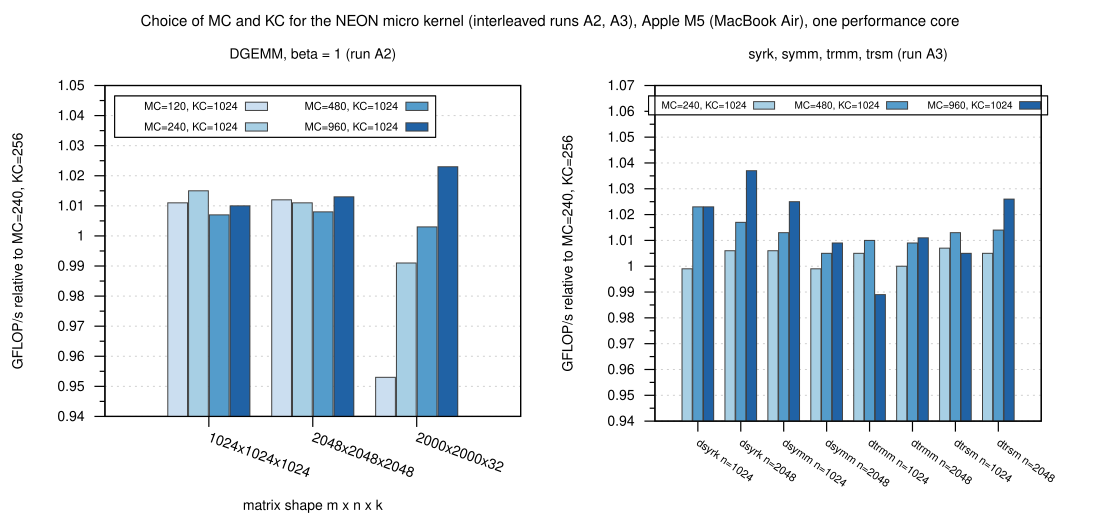

Generate this figure with gnuplot:
load "_style.gp"
set terminal svg size 1100,520 dynamic enhanced font "Helvetica,14" background rgb "white"
set output "blocksize.svg"
set multiplot layout 1,2 title "Choice of MC and KC for the NEON micro kernel (interleaved runs A2, A3), Apple M5 (MacBook Air), one performance core" font ",15"
set style data histograms
set style histogram clustered gap 1
set style fill solid 0.9 border rgb "#404040"
set boxwidth 0.95
set grid noxtics
set xtics rotate by -20
set ytics 0.01
set yrange [0.94:1.05]
set key inside top left horizontal maxrows 3 samplen 1.5 font ",11"
set title "DGEMM, beta = 1 (run A2)"
set xlabel "matrix shape m x n x k"
set ylabel "GFLOP/s relative to MC=240, KC=256"
plot S."blocksize_dgemm.csv" using "mc120_kc1024_rel":xtic(1) lc rgb "#c6dbef" title "MC=120, KC=1024", \
     "" using "mc240_kc1024_rel" lc rgb "#9ecae1" title "MC=240, KC=1024", \
     "" using "mc480_kc1024_rel" lc rgb "#4292c6" title "MC=480, KC=1024", \
     "" using "mc960_kc1024_rel" lc rgb "#08519c" title "MC=960, KC=1024"
set title "syrk, symm, trmm, trsm (run A3)"
set xlabel ""
set key inside top center horizontal maxrows 1 samplen 1.5 font ",10" width -1
set xtics rotate by -35 font ",11"
set yrange [0.94:1.07]
plot S."blocksize_level3.csv" using "mc240_kc1024_rel":xtic(1) lc rgb "#9ecae1" title "MC=240, KC=1024", \
     "" using "mc480_kc1024_rel" lc rgb "#4292c6" title "MC=480, KC=1024", \
     "" using "mc960_kc1024_rel" lc rgb "#08519c" title "MC=960, KC=1024"
unset multiplot
